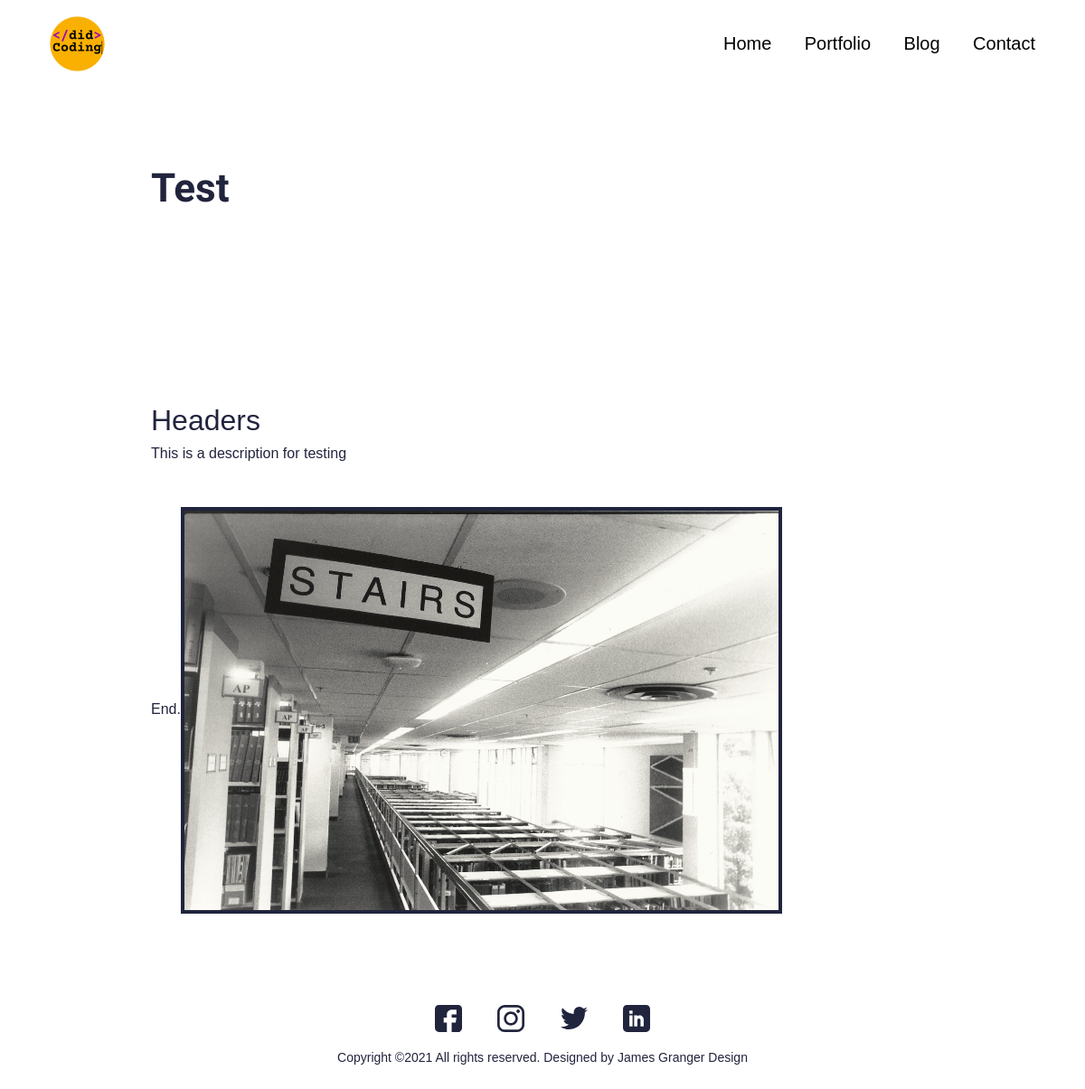
Page /portfolio/test on the committed database.
### main/models.py (models this page shows, shortened)
class Portfolio(models.Model):
    class Meta:
        verbose_name_plural = 'Portfolio Profiles'
        verbose_name = 'Portfolio'
        ordering = ["name"]
    date = models.DateTimeField(blank=True, null=True)
    name = models.CharField(max_length=200, blank=True, null=True)
    description = models.CharField(max_length=500, blank=True, null=True)
    body = RichTextField(blank=True, null=True)
    image = models.ImageField(blank=True, null=True, upload_to="portfolio")
    slug = models.SlugField(null=True, blank=True)
    is_active = models.BooleanField(default=True)

### main/views.py (the view)
class PortfolioDetailView(generic.DetailView):
    model = Portfolio
    template_name = "main/portfolio-detail.html"

### resume_demo/context_processors.py (called while the page is built)
def project_context(request):
    context = {
        'me': User.objects.first(),
    }
    return context

### main/templates/main/portfolio-detail.html (shortened to what this page needs)
{% extends 'main/base.html' %}
{% load static %}
{% block content %}
<section>
  <div class="innerPageBannerCol">
    <div class="container">
      <div class="row g-4 g-md-3  align-items-center">
        <div class="col-md-6">
          <div class="bannerContent">
            <h1 class="xlTitle pb-md-3">{{object.name}}</h1>
          </div>
        </div>
      </div>
    </div>
  </div>
</section>
<section>
  <div class="sectionSpaceSm">
    <div class="container">
      {{object.body|safe}}
    </div>
  </div>
</section>
{%endblock%}

### static/css/style.css (style rules this page uses)
:root { --primaryColor: #9C07B6; --primaryDarkColor: #3D0048; --primaryHoverColor: #900AA8; --secondaryColor: #F9B000; --baseColor: #21243D; --baseFont: 'Heebo', sans-serif; --titleFont: 'Varela Round', monospace; --regular: 400; --medium: 500; --bold: 700; --black: 900; --lightBg: #F1F1F1; }
html { scroll-behavior: smooth; }
body { font-family: var(--baseFont); color: var(--baseColor); line-height: normal; }
img { max-width: 100%; }
.xlTitle { font-size: 44px; line-height: 1.3; font-weight: var(--bold); font-family: var(--titleFont) }
.sectionSpaceSm { padding: 35px 0; }
.innerPageBannerCol { padding: 180px 0 150px; }
@media (min-width:992px) { .container, .container-lg, .container-md, .container-sm, .container-xl, .container-xxl { max-width: 890px; } }

### rows in the picture
Portfolio: name "Test", body "Headers This is a description for testing End.", body (picture)
